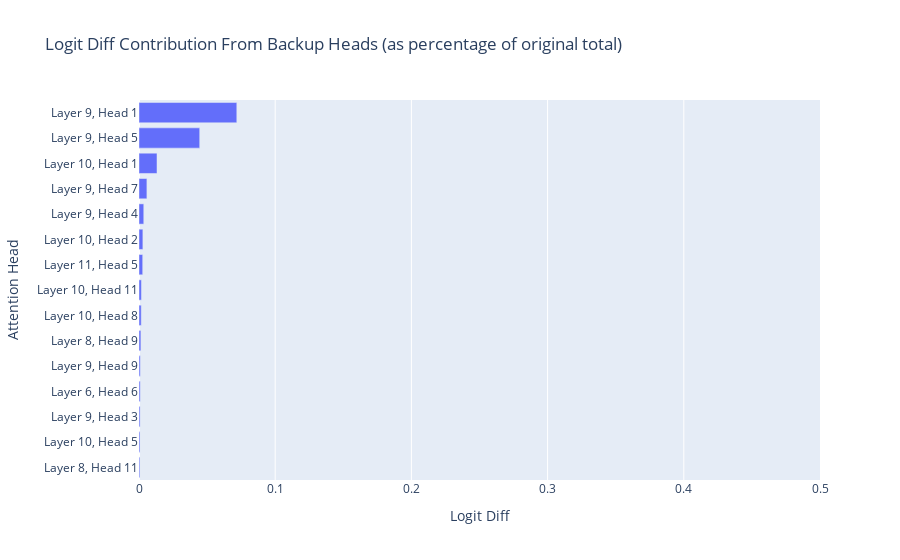

Here is the notebook cell this chart was saved with:
### Code cell
#exclusions = [(6, 6), (7, 9), (8, 9)] + [(9, 1), (9, 5)]
delta = per_head_ablated_logit_diffs - per_head_logit_diffs
for layer, head in heads_to_ablate:
    delta[layer, head] = 0

plot_attention_heads(
    delta/_logits_to_mean_logit_diff(orig_logits, ioi_dataset).item(), 
    title="Logit Diff Contribution From Backup Heads (as percentage of original total)", 
    top_n=15, 
    range_x=[0, 0.5]
)

### Figure 1 — Plotly figure (JSON) as saved in the notebook; plotly's stock layout.template omitted (floating-point values rounded to 4 significant figures)
{"data": [{"alignmentgroup": "True", "hovertemplate": "Logit Diff=%{x}<br>Attention Head=%{y}<extra></extra>", "legendgroup": "", "marker": {"color": "#636efa", "pattern": {"shape": ""}}, "name": "", "offsetgroup": "", "orientation": "h", "showlegend": false, "textposition": "auto", "type": "bar", "x": [0.0006616, 0.0007484, 0.0008059, 0.0009081, 0.0009465, 0.001377, 0.001642, 0.001777, 0.002716, 0.002847, 0.003501, 0.005797, 0.01322, 0.04457, 0.07182], "xaxis": "x", "y": ["Layer 8, Head 11", "Layer 10, Head 5", "Layer 9, Head 3", "Layer 6, Head 6", "Layer 9, Head 9", "Layer 8, Head 9", "Layer 10, Head 8", "Layer 10, Head 11", "Layer 11, Head 5", "Layer 10, Head 2", "Layer 9, Head 4", "Layer 9, Head 7", "Layer 10, Head 1", "Layer 9, Head 5", "Layer 9, Head 1"], "yaxis": "y"}], "layout": {"barmode": "relative", "legend": {"tracegroupgap": 0}, "title": {"text": "Logit Diff Contribution From Backup Heads (as percentage of original total)"}, "xaxis": {"anchor": "y", "domain": [0, 1], "range": [0, 0.5], "title": {"text": "Logit Diff"}}, "yaxis": {"anchor": "x", "domain": [0, 1], "title": {"text": "Attention Head"}}}}
